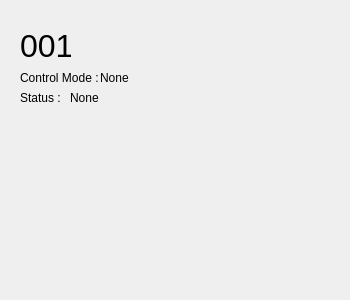
<?xml version="1.0" encoding="UTF-8"?>
<ui version="4.0">
 <class>Form</class>
 <widget class="QWidget" name="Form">
  <property name="geometry">
   <rect>
    <x>0</x>
    <y>0</y>
    <width>350</width>
    <height>300</height>
   </rect>
  </property>
  <property name="windowTitle">
   <string>Form</string>
  </property>
  <widget class="QLabel" name="label">
   <property name="geometry">
    <rect>
     <x>20</x>
     <y>20</y>
     <width>51</width>
     <height>51</height>
    </rect>
   </property>
   <property name="font">
    <font>
     <pointsize>24</pointsize>
    </font>
   </property>
   <property name="text">
    <string>001</string>
   </property>
  </widget>
  <widget class="QLabel" name="label_2">
   <property name="geometry">
    <rect>
     <x>20</x>
     <y>70</y>
     <width>81</width>
     <height>16</height>
    </rect>
   </property>
   <property name="text">
    <string>Control Mode :</string>
   </property>
  </widget>
  <widget class="QLabel" name="label_3">
   <property name="geometry">
    <rect>
     <x>20</x>
     <y>90</y>
     <width>41</width>
     <height>16</height>
    </rect>
   </property>
   <property name="text">
    <string>Status :</string>
   </property>
  </widget>
  <widget class="QLabel" name="label_4">
   <property name="geometry">
    <rect>
     <x>100</x>
     <y>70</y>
     <width>31</width>
     <height>16</height>
    </rect>
   </property>
   <property name="text">
    <string>None</string>
   </property>
  </widget>
  <widget class="QLabel" name="label_5">
   <property name="geometry">
    <rect>
     <x>70</x>
     <y>90</y>
     <width>31</width>
     <height>16</height>
    </rect>
   </property>
   <property name="text">
    <string>None</string>
   </property>
  </widget>
 </widget>
 <resources/>
 <connections/>
</ui>
